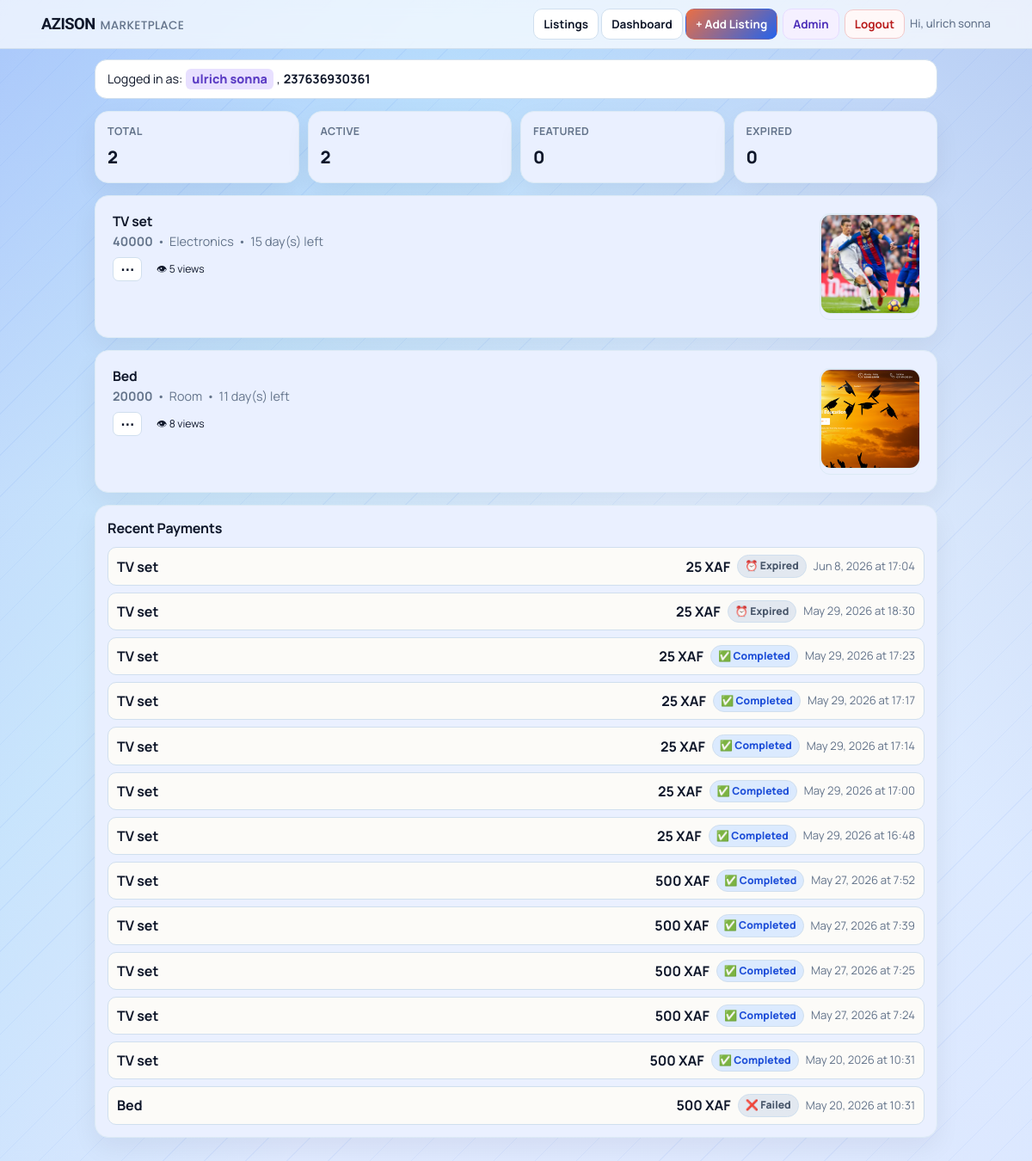
The page /dashboard (signed in) on the database as committed earlier.
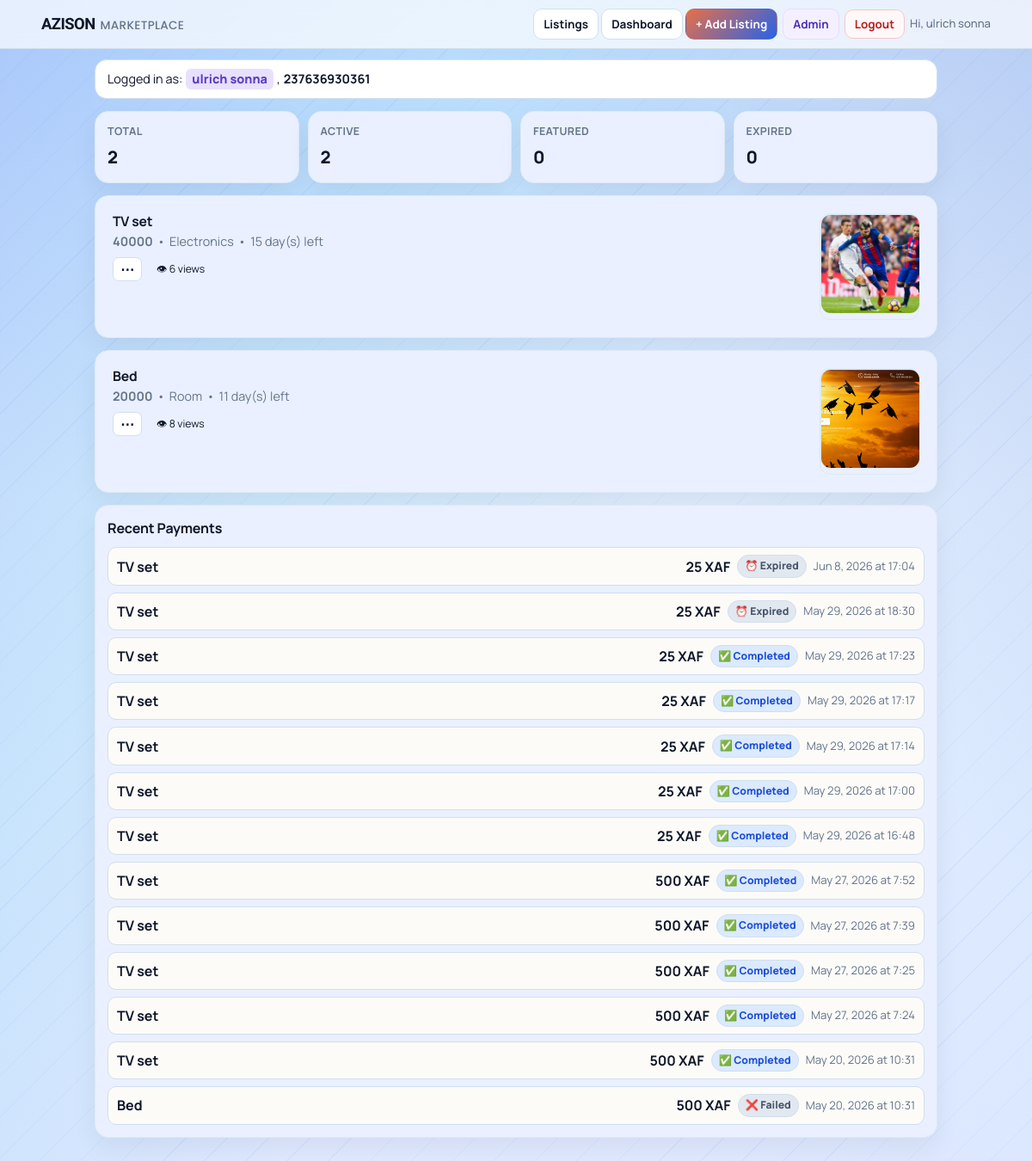
The same page on the database as committed later.
### tables this page shows
CREATE TABLE users(
            id INTEGER PRIMARY KEY AUTOINCREMENT,
            full_name TEXT NOT NULL,
            phone TEXT NOT NULL UNIQUE,
            password_hash TEXT NOT NULL,
            email TEXT,
            google_sub TEXT,
            auth_provider TEXT NOT NULL DEFAULT 'local',
            created_at TEXT NOT NULL
        , is_admin INTEGER DEFAULT 0, is_active INTEGER DEFAULT 1, is_verified INTEGER DEFAULT 0);

CREATE TABLE listings(
            id INTEGER PRIMARY KEY AUTOINCREMENT,
            title TEXT,
            price TEXT,
            category TEXT,
            phone TEXT,
            owner_phone TEXT,
            leave_date TEXT,
            description TEXT,
            image TEXT,
            is_featured INTEGER DEFAULT 0
        , view_count INTEGER DEFAULT 0);

CREATE TABLE payments(
            id INTEGER PRIMARY KEY AUTOINCREMENT,
            listing_id INTEGER NOT NULL,
            reference TEXT NOT NULL UNIQUE,
            amount INTEGER NOT NULL,
            status TEXT NOT NULL,
            phone TEXT,
            created_at TEXT NOT NULL
        , provider_reference TEXT);

### app.py (the view)
@app.route("/dashboard")
@login_required
def dashboard():
    conn = get_db()
    cursor = conn.cursor()
    owner_phone = get_authenticated_owner_phone()
    expire_stale_pending_payments(cursor)
    conn.commit()
    cursor.execute(
        """
        SELECT * FROM listings
        WHERE owner_phone = ?
        ORDER BY is_featured DESC, id DESC
        """,
        (owner_phone,),
    )
    rows = cursor.fetchall()
    cursor.execute(
        """
        SELECT p.id, p.listing_id, p.reference AS reference_id, p.amount, p.status, p.phone, p.created_at,
               l.title AS listing_title
        FROM payments p
        JOIN listings l ON l.id = p.listing_id
        WHERE l.owner_phone = ?
        ORDER BY p.id DESC
        """,
        (owner_phone,),
    )
    payment_rows = cursor.fetchall()
    conn.close()
    today = current_date()
    listings = []
    pending_payments_by_listing = {}
    payment_history = []
    stats = {
        "total": 0,
        "active": 0,
        "soon": 0,
        "expired": 0,
        "featured": 0,
    }
    for payment_row in payment_rows:
        normalized_status = resolve_internal_payment_status(payment_row["status"]) or PAYMENT_STATUS_PENDING
        if normalized_status == PAYMENT_STATUS_PENDING and payment_row["listing_id"] not in pending_payments_by_listing:
            pending_payments_by_listing[payment_row["listing_id"]] = payment_row["reference_id"]
        payment_history.append(build_dashboard_payment_view(payment_row))
    for row in rows:
        leave_date = datetime.strptime(row["leave_date"], "%Y-%m-%d").date()
        days_left = (leave_date - today).days
        is_expired = days_left < 0
        is_soon = 0 <= days_left <= 3
        is_featured = row["is_featured"] == 1
        updated_at = row_value(row, "updated_at")
        stats["total"] += 1
        if is_featured:
            stats["featured"] += 1
        if is_expired:
            stats["expired"] += 1
        else:
            stats["active"] += 1
            if is_soon:
                stats["soon"] += 1
        listings.append(
            {
                "id": row["id"],
                "title": row["title"],
                "price": row["price"],
                "category": row["category"],
                "phone": row["phone"],
                "leave_date": row["leave_date"],
                "description": row["description"] or "",
                "image": row["image"],
                "is_featured": row["is_featured"],
                "days_left": days_left,
                "is_expired": is_expired,
                "is_soon": is_soon,
                "pending_payment_reference": pending_payments_by_listing.get(row["id"], ""),
                "view_count": row["view_count"],
                "last_updated_label": format_payment_date(updated_at) if updated_at else "",
            }
        )
    return render_template(
        "dashboard.html",
        listings=listings,
        stats=stats,
        payment_history=payment_history[:20],
        boost_amount=effective_boost_amount(),
    )

### app.py (called while the page is built)
def env_flag(name):
    return os.getenv(name, "").strip().lower() in {"1", "true", "yes", "on"}

def get_db():
    if USE_POSTGRES:
        if psycopg2 is None:
            raise RuntimeError("DATABASE_URL is set but psycopg2 is not installed.")
        return PostgresConnection(psycopg2.connect(normalize_database_url(DATABASE_URL)))
    conn = sqlite3.connect(SQLITE_DATABASE_PATH)
    conn.row_factory = sqlite3.Row
    return conn

def normalize_phone(raw_phone):
    if not raw_phone:
        return ""
    phone = re.sub(r"\D", "", raw_phone)
    if phone.startswith("00"):
        phone = phone[2:]
    national_number = ""
    if phone.startswith("237") and len(phone) == 12:
        national_number = phone[3:]
    elif len(phone) == 10 and phone.startswith("0"):
        national_number = phone[1:]
    elif len(phone) == 9:
        national_number = phone
    else:
        return ""
    if len(national_number) != 9 or national_number[0] not in {"2", "6"}:
        return ""
    phone = "237" + national_number
    return phone

def get_session_user_id():
    raw_user_id = session.get("user_id")
    if raw_user_id is None:
        return None
    try:
        return int(raw_user_id)
    except (TypeError, ValueError):
        session.pop("user_id", None)
        return None

def listing_image_url(image_value):
    image_value = (image_value or "").strip()
    if not image_value:
        return ""
    if image_value.startswith(("http://", "https://")):
        return image_value
    return url_for("static", filename=f"uploads/{image_value}")

def current_date():
    return datetime.today().date()

def effective_boost_amount() -> int:
    return BOOST_LISTING_AMOUNT

def normalize_payment_status(status):
    return (status or "").strip().upper()

def format_payment_date(raw_datetime):
    raw_datetime = (raw_datetime or "").strip()
    if not raw_datetime:
        return "Date unavailable"
    try:
        parsed = datetime.fromisoformat(raw_datetime.replace("Z", "+00:00"))
    except ValueError:
        return raw_datetime[:10] if len(raw_datetime) >= 10 else raw_datetime
    return parsed.strftime("%b %d, %Y at %H:%M").replace(" 0", " ")

def format_xaf_amount(amount):
    try:
        return f"{int(amount):,} XAF"
    except (TypeError, ValueError):
        return f"{amount or 0} XAF"

def row_value(row, key, default=""):
    try:
        value = row[key]
    except (KeyError, IndexError):
        return default
    return default if value is None else value

### templates/dashboard.html (shortened to what this page needs)
<!DOCTYPE html>
<html lang="en">
<head>
<link rel="stylesheet" href="{{ url_for('static', filename='css/marketplace.css') }}">
</head>
<body>
{% include "_navigation.html" %}
<main class="page">
<div class="user-info-bar">Logged in as: <span class="user-name">{{ current_user['full_name'] }}</span>, <span class="user-phone">{{ current_user['phone'] }}</span></div>
<section class="stats">
<article class="stat"><span class="label">Total</span><strong class="value">{{ stats['total'] }}</strong></article>
<article class="stat"><span class="label">Active</span><strong class="value">{{ stats['active'] }}</strong></article>
<article class="stat"><span class="label">Featured</span><strong class="value">{{ stats['featured'] }}</strong></article>
<article class="stat"><span class="label">Expired</span><strong class="value">{{ stats['expired'] }}</strong></article>
</section>
<section class="list">
{% if listings %}
{% for item in listings %}
<article class="card">
<div class="card-body">
<h2 style="display:flex;flex-wrap:wrap;align-items:center;gap:6px;">{{ item['title'] }}{% if item['is_featured'] == 1 %}<span class="badge featured" style="font-size:.7rem;padding:2px 7px;">🔥 Featured</span>{% endif %}</h2>
<p class="meta">
<span><strong>{{ item['price'] }}</strong></span>
<span>•</span>
<span>{{ item['category'] }}</span>
<span>•</span>
{% if item['is_expired'] %}<span class="deadline expired">Expired {{ item['days_left'] * -1 }} day(s) ago</span>{% elif item['is_soon'] %}<span class="deadline soon">⚡ {{ item['days_left'] }} day(s) left</span>{% else %}<span class="deadline">{{ item['days_left'] }} day(s) left</span>{% endif %}
</p>
<div class="card-footer">
<div class="menu-wrap">
<button class="menu-toggle" type="button" aria-haspopup="true" aria-expanded="false" aria-label="Actions">⋯</button>
</div>
<span class="badge views-badge">👁 {{ item['view_count'] or 0 }} views</span>
</div>
</div>
{% if item['image'] %}<a class="thumb-link lightbox-trigger" href="{{ listing_image_url(item['image']) }}" title="Open full image"><img class="thumb" src="{{ listing_image_url(item['image']) }}" alt="{{ item['title'] }}"></a>{% endif %}
</article>
{% endfor %}
{% else %}
<div class="empty"><p>No listings yet on your dashboard.</p><a class="btn primary" href="{{ url_for('create') }}">Post your first listing</a></div>
{% endif %}
</section>
<section class="history">
<h2>Recent Payments</h2>
{% if payment_history %}
<div style="display:grid;gap:8px;">
{% for payment in payment_history %}
<div style="border:1px solid var(--line);border-radius:10px;padding:8px 10px;display:flex;flex-wrap:wrap;gap:8px;align-items:center;background:#fcfbf8;">
<span style="font-weight:700;flex:1;min-width:120px;"><a href="{{ url_for('listing_detail', id=payment['listing_id']) }}" style="color:var(--text);text-decoration:none;">{{ payment['listing_title'] }}</a></span>
<span><strong>{{ payment['amount_label'] }}</strong></span>
<span class="{{ payment['badge_class'] }}"><span class="payment-status-icon" aria-hidden="true">{{ payment['status_icon'] }}</span>{{ payment['status_label'] }}</span>
<span style="color:var(--muted);font-size:.82rem;">{{ payment['created_label'] }}</span>
</div>
{% endfor %}
</div>
{% else %}
<p class="summary">No payment activity yet.</p>
{% endif %}
</section>
</main>
</body>
</html>

### templates/_navigation.html (shortened to what this page needs)
<nav class="nav-bar" role="navigation" aria-label="Main navigation">
    <div class="nav-inner">
        <a class="nav-brand" href="{{ url_for('home') }}">
            <span class="brand">AZISON</span>
            <span class="site-title">MARKETPLACE</span>
        </a>
        <div class="nav-links">
            <div class="nav-links-visible">
                <a class="nav-link" href="{{ url_for('home') }}">Listings</a>
                {% if is_logged_in %}
                    <a class="nav-link" href="{{ url_for('dashboard') }}">Dashboard</a>
                    <a class="nav-link primary" href="{{ url_for('create') }}">+ Add Listing</a>
                {% else %}
                    <a class="nav-link" href="{{ url_for('register') }}">Register</a>
                    <a class="nav-link" href="{{ url_for('login') }}">Login</a>
                {% endif %}
            </div>
            <div class="nav-links-extra" id="navLinksExtra">
                {% if is_logged_in %}
                    {% if current_user and current_user.get('is_admin') %}
                        <a class="nav-link admin" href="{{ url_for('admin_panel') }}">Admin</a>
                    {% endif %}
                    <form class="inline-form" method="POST" action="{{ url_for('logout') }}">
                        <button class="nav-link logout-btn" type="submit">Logout</button>
                    </form>
                    <span class="nav-user">Hi, {{ current_user['full_name'] }}</span>
                {% else %}
                    {% if google_oauth_enabled %}
                        <a class="nav-link google" href="{{ url_for('login_google', next=url_for('home')) }}">Google</a>
                    {% endif %}
                    <a class="nav-link primary" href="{{ url_for('login', next=url_for('create')) }}">+ Add Listing</a>
                {% endif %}
            </div>
        </div>
    </div>
</nav>

### static/css/marketplace.css (style rules this page uses)
:root { --bg: #dfe9ff; --card: #ffffff; --surface: #eaf0ff; --surface-alt: #eef4ff; --text: #0f172a; --muted: #64748b; --line: #d0dfee; --line-soft: #dceaf5; --brand: #2563eb; --brand-light: #3b82f6; --accent: #dbeafe; --urgent: #b45309; --featured: #1d4ed8; --chip: #eaf0ff; --soft: #f4f8ff; --auth-bg: #eaf0ff; --ok: #15803d; --warn: #b45309; --danger: #b91c1c; --shadow-sm: 0 1px 3px rgba(15, 23, 42, 0.06); --shadow-md: 0 4px 12px rgba(15, 23, 42, 0.05), 0 1px 3px rgba(15, 23, 42, 0.06); --shadow-lg: 0 12px 30px rgba(15, 23, 42, 0.06); --shadow-xl: 0 20px 40px rgba(15, 23, 42, 0.08); --radius-sm: 12px; --radius-md: 12px; --radius-lg: 16px; }
html { color-scheme: light; }
body { line-height: 1.5; background: repeating-linear-gradient(135deg, rgba(37, 99, 235, 0.06) 0 1px, transparent 1px 34px), linear-gradient(120deg, rgba(37, 99, 235, 0.22) 0%, rgba(14, 165, 233, 0.12) 28%, transparent 56%), linear-gradient(235deg, rgba(30, 64, 175, 0.14) 0%, rgba(191, 219, 254, 0.16) 34%, transparent 62%), linear-gradient(180deg, #cfe4ff 0%, #e4f0ff 42%, var(--bg) 100%); background-attachment: fixed; }
a { color: #1d4ed8; }
h1, h2, h3, .title, .section-title, .related-title { color: var(--text); letter-spacing: 0; }
.page { margin-top: 12px; }
.brand { font-family: "Sora", "Manrope", sans-serif; font-weight: 800; letter-spacing: -0.03em; }
.site-title { font-family: "Poppins", "Manrope", sans-serif; font-weight: 500; letter-spacing: 0.02em; color: var(--muted); }
.card, .stat, .history { border: 1px solid var(--line-soft); border-radius: var(--radius-lg); background: var(--surface); box-shadow: var(--shadow-lg); }
.card { padding: 20px; transition: box-shadow 0.2s ease, transform 0.2s ease; }
.card.clickable, .related-card, .stat, .history, .btn, .back, .nav, .action-link, .action-btn, .link-btn, .danger-btn, .owner-link, .owner-btn, .cta, .related-link, .search button, .search .clear-btn, input[type="file"]::file-selector-button { transition: transform 0.14s ease, box-shadow 0.14s ease, border-color 0.14s ease, background-color 0.14s ease; }
.chip, .badge, .mini-badge { border: 1px solid transparent; border-radius: 999px; }
.chip { background: #ffffff; border-color: var(--line); color: #475569; }
.badge.featured, .chip.featured, .mini-badge.featured { background: #dbeafe; color: var(--featured); }
.chip.expired { background: #e2e8f0; color: #475569; }
.deadline { color: inherit; white-space: nowrap; }
.list { gap: 14px; }
.list .card, .card.clickable { display: grid; grid-template-columns: minmax(0, 1fr) 116px; align-items: start; gap: 8px; }
.list .card .card-body h2 { margin: 0 0 3px; font-size: 0.98rem; line-height: 1.2; letter-spacing: -0.01em; }
.list .card .card-footer { display: flex; align-items: center; justify-content: flex-start; flex-wrap: wrap; gap: 8px; margin-top: 7px; }
.list .card .card-footer .menu-wrap { position: relative; margin-top: 0; flex-shrink: 0; }
.list .card .card-footer .views-badge { flex-shrink: 0; font-size: 0.76rem; padding: 3px 8px; }
.thumb, .thumb-link { width: 116px; border-radius: var(--radius-sm); border: 1px solid var(--line-soft); }
.thumb { height: 116px; background: #eef2f7; }
.meta, .related-meta, .subtitle, .field-hint, .section-subtitle, .helper, .image-note { color: var(--muted); }
.stats { grid-template-columns: repeat(auto-fit, minmax(140px, 1fr)); }
.stat { padding: 14px; background: var(--surface); }
.stat .label, .label { letter-spacing: 0.03em; }

Rows that differ between the two databases and show on the page:
changed listings "TV set": view_count "5" → "6"
